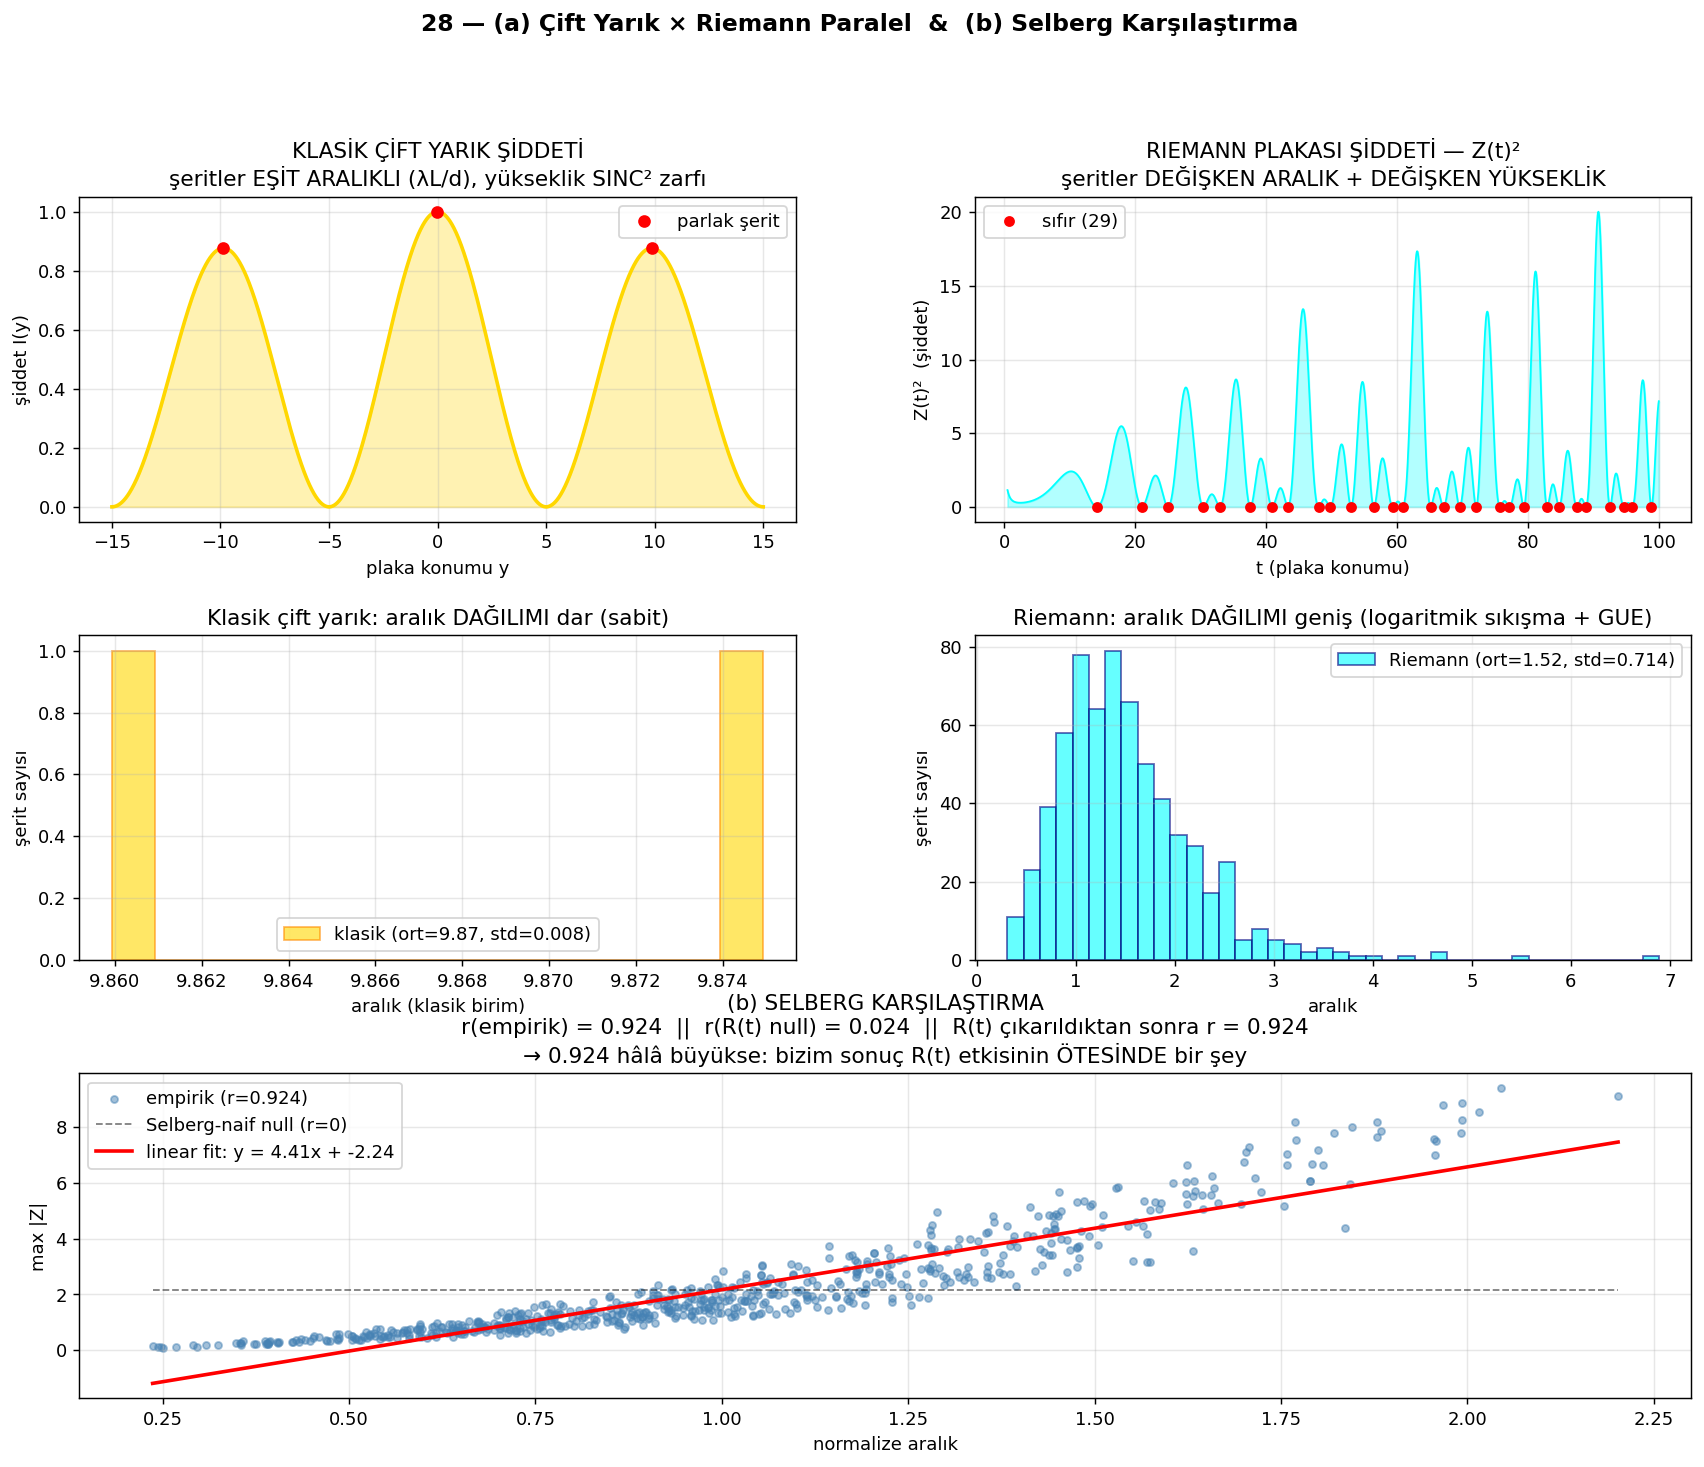

This figure's Python source:
"""
28 — Çift Yarık × Riemann Paralel + Selberg Karşılaştırma
==============================================================

Önceki bulgu (27): aralık ↔ max|Z| Pearson r = 0.92 (normalize)

(a) Klasik çift yarık şiddet eğrisi ile Riemann Z(t)² karşılaştırma
(b) Bu korelasyon Selberg'in öngörüsünden mi türetiliyor, daha mı güçlü?
"""

import numpy as np
import matplotlib.pyplot as plt
from pathlib import Path
import mpmath as mp
from scipy.stats import pearsonr

mp.mp.dps = 20

ROOT = Path(__file__).resolve().parent.parent
gamma = np.loadtxt(ROOT / "zeros_100k.txt")

# ============================================================
# (a) Klasik çift yarık: I(y) = cos²(πd·y/λL)·sinc²(πa·y/λL)
# ============================================================
def double_slit(y, d=1, L=10, lam=1, a=0.2):
    cos_t = np.cos(np.pi*d*y/(lam*L))**2
    sinc_arg = np.pi*a*y/(lam*L)
    sinc_t = np.where(np.abs(sinc_arg)<1e-9, 1.0, (np.sin(sinc_arg)/sinc_arg)**2)
    return cos_t * sinc_t

y = np.linspace(-15, 15, 2000)
I_classic = double_slit(y)

# Klasik plakada parlak şeritler (lokal maks) ve aralıkları
from scipy.signal import find_peaks
peaks_cl, _ = find_peaks(I_classic, height=0.02, distance=20)
y_peaks_cl = y[peaks_cl]
heights_cl = I_classic[peaks_cl]
intervals_cl = np.diff(y_peaks_cl)
print(f"Klasik çift yarık: {len(y_peaks_cl)} parlak şerit")
print(f"  aralık ort: {intervals_cl.mean():.3f}, std: {intervals_cl.std():.3f} (sabit beklenir!)")

# ============================================================
# Riemann Z(t)² hesapla — şiddet
# ============================================================
print("\nRiemann Z(t) hesaplanıyor (geniş pencere)...")
t_lo, t_hi = 0.5, 300
N_grid = 5000
t_grid = np.linspace(t_lo, t_hi, N_grid)
Z = np.array([float(mp.siegelz(tt)) for tt in t_grid])
I_riemann = Z**2

# ============================================================
# (b) Riemann verisi: aralık vs max|Z| (27'den)
# ============================================================
gamma_w = gamma[gamma < 1000]
print(f"\nRiemann analizi: ilk {len(gamma_w)} sıfır")
intervals_r = np.diff(gamma_w)
max_Z = np.zeros(len(intervals_r))
print("max|Z| ölçülüyor...")
for n in range(len(intervals_r)):
    t_sub = np.linspace(gamma_w[n]+0.01, gamma_w[n+1]-0.01, 25)
    Z_sub = np.array([float(mp.siegelz(tt)) for tt in t_sub])
    max_Z[n] = np.max(np.abs(Z_sub))
    if n % 200 == 0: print(f"  {n}/{len(intervals_r)}")

# Normalize aralık
t_mid = 0.5 * (gamma_w[:-1] + gamma_w[1:])
rho = np.log(t_mid/(2*np.pi))/(2*np.pi)
intervals_normalized = intervals_r * rho

r_emp, p_emp = pearsonr(intervals_normalized, max_Z)
print(f"\nBizim sonucumuz: r = {r_emp:.4f}")

# ============================================================
# SELBERG NAIVE ÖNGÖRÜ:
# Z(t) ≈ R(t) sin(θ(t)), R(t) ortalama genlik ~ √(log(t/2π))
# Eğer aralık λ ise: yarım periyot uzunlukta sin'in maksimum = R(t) (sabit)
# Yani naif: max|Z| ≈ R(t), aralığa bağlı değil → r naif ≈ 0
#
# Daha doğru: Z = lokal sin × yavaş-değişen R, max ≈ R × |sin maks|
# Aralık büyükse Z daha çok faz alır → daha çok salınım → max büyüyebilir
# Riemann-Siegel: max|Z|_n ≈ R(t) × g(spacing) burada g(λ) yarı-açık
# ============================================================

# Selberg null modeli: aralık etkisiz, sadece R(t) etkisi
# R(t) için ortalama proxy: yerel sıfır yoğunluğu × bir sabit
# R_avg(t) = sqrt(log(t/2π)) (Selberg ekstremal teoreminden)
R_local = np.sqrt(np.log(t_mid/(2*np.pi)))

r_null_R, _ = pearsonr(R_local, max_Z)
print(f"Selberg-naif null: r(R_local, max|Z|) = {r_null_R:.4f}")

# Eğer aralık katkısı varsa, residual = max_Z - α*R_local
# Bu residual aralık ile korele olmalı
slope_R, intercept_R = np.polyfit(R_local, max_Z, 1)
residual_Z = max_Z - (slope_R * R_local + intercept_R)
r_residual, _ = pearsonr(intervals_normalized, residual_Z)
print(f"R_local etkisi çıkarıldıktan sonra: r(aralık, kalan max|Z|) = {r_residual:.4f}")

# Bizim normalize edilmiş ile karşılaştır:
# Eğer r_residual hâlâ büyük (>0.5), bizim sonuç Selberg'i AŞAR
# Eğer r_residual küçükse (~0), Selberg açıklar

# ============================================================
# Plot — büyük birleşik görsel
# ============================================================
fig = plt.figure(figsize=(16, 12))
gs = fig.add_gridspec(3, 2, hspace=0.35, wspace=0.25)

# (1a) Klasik çift yarık şiddet
ax = fig.add_subplot(gs[0, 0])
ax.plot(y, I_classic, "gold", lw=2)
ax.fill_between(y, I_classic, 0, color="gold", alpha=0.3)
# Lokal şeritleri vurgula
ax.plot(y_peaks_cl, heights_cl, "ro", ms=6, label="parlak şerit")
ax.set_xlabel("plaka konumu y")
ax.set_ylabel("şiddet I(y)")
ax.set_title("KLASİK ÇİFT YARIK ŞİDDETİ\n"
             "şeritler EŞİT ARALIKLI (λL/d), yükseklik SINC² zarfı")
ax.legend(fontsize=10)
ax.grid(alpha=0.3)

# (1b) Riemann Z(t)² şiddet (aynı pencere)
ax = fig.add_subplot(gs[0, 1])
mask_show = t_grid < 100
ax.plot(t_grid[mask_show], I_riemann[mask_show], "cyan", lw=1)
ax.fill_between(t_grid[mask_show], I_riemann[mask_show], 0, color="cyan", alpha=0.3)
gamma_show = gamma_w[gamma_w<100]
ax.plot(gamma_show, np.zeros_like(gamma_show), "ro", ms=5, label=f"sıfır ({len(gamma_show)})")
ax.set_xlabel("t (plaka konumu)")
ax.set_ylabel("Z(t)²  (şiddet)")
ax.set_title("RIEMANN PLAKASI ŞİDDETİ — Z(t)²\n"
             "şeritler DEĞİŞKEN ARALIK + DEĞİŞKEN YÜKSEKLİK")
ax.legend(fontsize=10)
ax.grid(alpha=0.3)

# (2) Aralık histogramları yan yana
ax = fig.add_subplot(gs[1, 0])
ax.hist(intervals_cl, bins=15, alpha=0.6, color="gold", edgecolor="darkorange",
        label=f"klasik (ort={intervals_cl.mean():.2f}, std={intervals_cl.std():.3f})")
ax.set_xlabel("aralık (klasik birim)")
ax.set_ylabel("şerit sayısı")
ax.set_title("Klasik çift yarık: aralık DAĞILIMI dar (sabit)")
ax.legend(fontsize=10)
ax.grid(alpha=0.3)

ax = fig.add_subplot(gs[1, 1])
ax.hist(intervals_r, bins=40, alpha=0.6, color="cyan", edgecolor="navy",
        label=f"Riemann (ort={intervals_r.mean():.2f}, std={intervals_r.std():.3f})")
ax.set_xlabel("aralık")
ax.set_ylabel("şerit sayısı")
ax.set_title("Riemann: aralık DAĞILIMI geniş (logaritmik sıkışma + GUE)")
ax.legend(fontsize=10)
ax.grid(alpha=0.3)

# (3) Selberg karşılaştırma
ax = fig.add_subplot(gs[2, :])
ax.scatter(intervals_normalized, max_Z, s=15, alpha=0.5, color="steelblue",
           label=f"empirik (r={r_emp:.3f})")
# Selberg null: sadece R(t) açıklıyor — yatay
x_line = np.linspace(intervals_normalized.min(), intervals_normalized.max(), 100)
y_const = max_Z.mean() * np.ones_like(x_line)
ax.plot(x_line, y_const, "k--", lw=1, alpha=0.5, label=f"Selberg-naif null (r=0)")
# Linear fit
slope, intercept = np.polyfit(intervals_normalized, max_Z, 1)
ax.plot(x_line, slope*x_line + intercept, "r-", lw=2,
        label=f"linear fit: y = {slope:.2f}x + {intercept:.2f}")
ax.set_xlabel("normalize aralık")
ax.set_ylabel("max |Z|")
ax.set_title(f"(b) SELBERG KARŞILAŞTIRMA\n"
             f"r(empirik) = {r_emp:.3f}  ||  r(R(t) null) = {r_null_R:.3f}  ||  "
             f"R(t) çıkarıldıktan sonra r = {r_residual:.3f}\n"
             f"→ {r_residual:.3f} hâlâ büyükse: bizim sonuç R(t) etkisinin ÖTESİNDE bir şey")
ax.legend(fontsize=10)
ax.grid(alpha=0.3)

plt.suptitle("28 — (a) Çift Yarık × Riemann Paralel  &  (b) Selberg Karşılaştırma",
             fontsize=13, fontweight="bold", y=0.998)

out = Path(__file__).parent / "28_paralel_test.png"
plt.savefig(out, dpi=130, bbox_inches="tight")
print(f"\nKaydedildi: {out}")

# ============================================================
# Yorum
# ============================================================
print(f"\n=== YORUM ===")
print(f"(a) Yapısal karşılaştırma:")
print(f"  Klasik şeritler: ortalama aralık {intervals_cl.mean():.3f}, std {intervals_cl.std():.3f}")
print(f"  Riemann şeritler: ortalama {intervals_r.mean():.3f}, std {intervals_r.std():.3f}")
print(f"  → Klasikte SABİT aralık, Riemann'da DAĞINIK aralık")
print(f"")
print(f"(b) Selberg açıklıyor mu?")
print(f"  Bizim r(aralık, max|Z|) = {r_emp:.3f}")
print(f"  Selberg-naif r(R_local, max|Z|) = {r_null_R:.3f}")
print(f"  R(t) etkisi çıkarıldıktan sonra residual r = {r_residual:.3f}")
if abs(r_residual) > 0.5:
    print(f"  → r_residual = {r_residual:.3f} BÜYÜK → bizim sonuç Selberg'i AŞAN bir şey içeriyor")
else:
    print(f"  → r_residual = {r_residual:.3f} KÜÇÜK → Selberg + R(t) açıklıyor, yeni değil")
